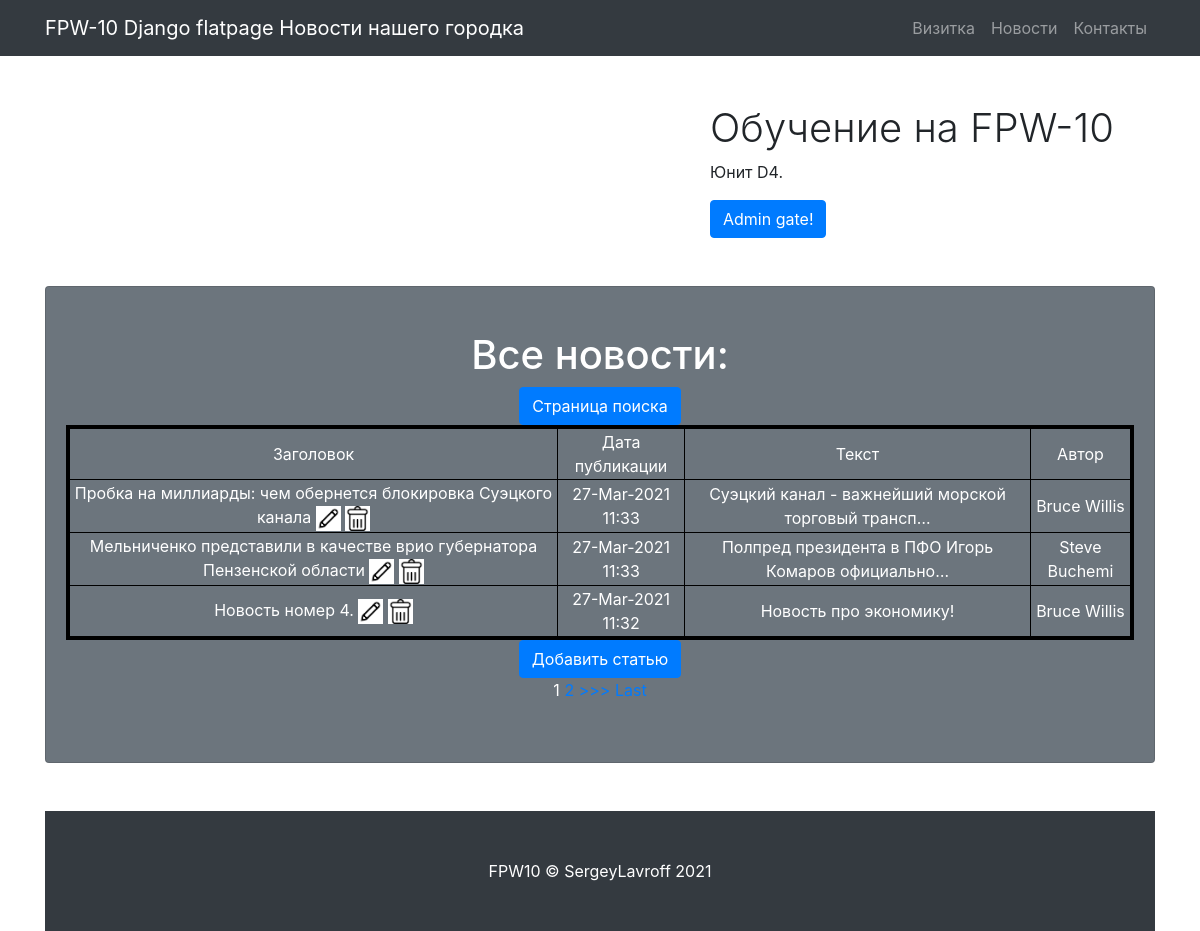
The page /news/ (signed in) on the database as committed earlier.
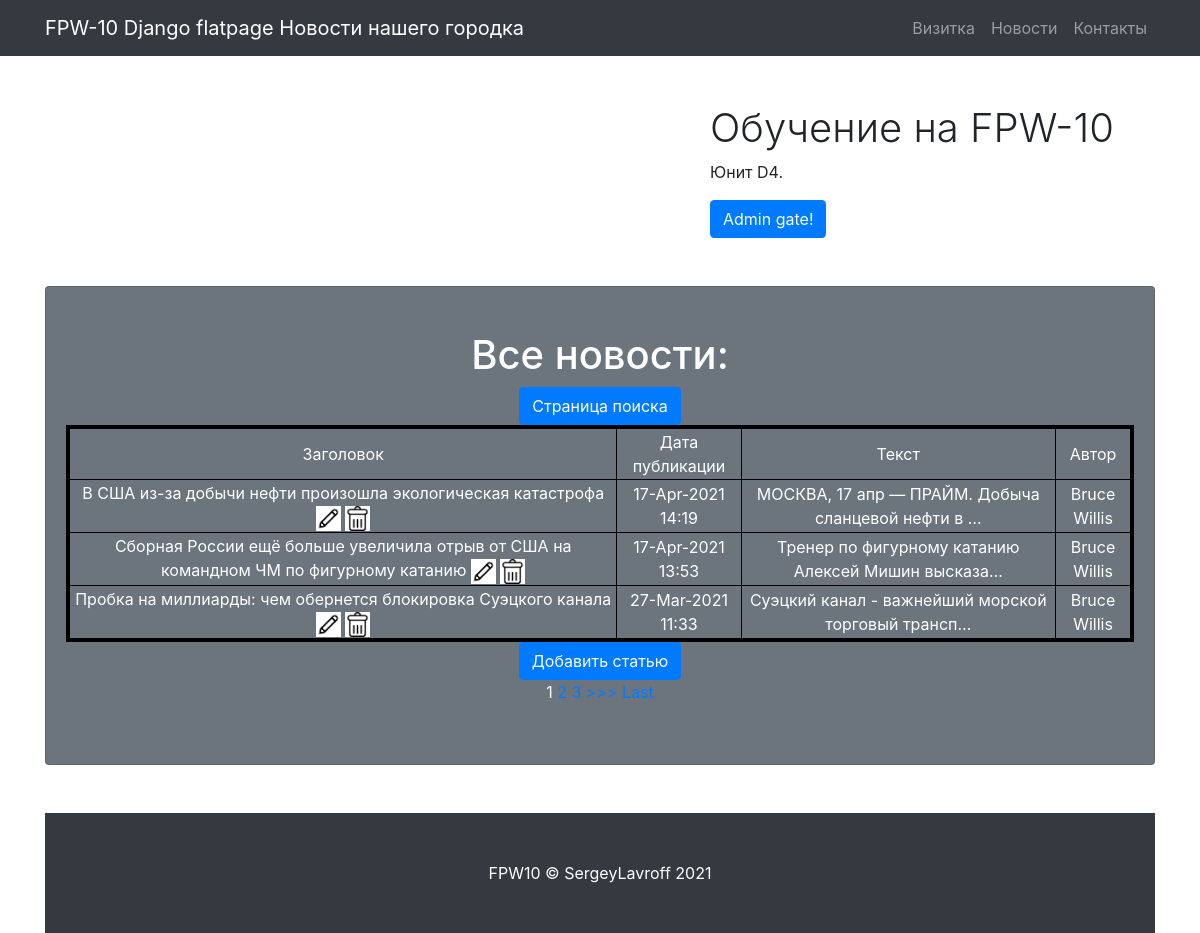
The same page on the database as committed later.
### news/models.py (models this page shows, shortened)
class News(models.Model):
    title = models.CharField(
        max_length=255,
        unique=True,
    )
    creation_date = models.DateTimeField(auto_now_add=True)
    body = models.TextField()
    rating = models.IntegerField(default = 0)
    category = models.ForeignKey(
        to='Category',
        on_delete=models.CASCADE,
        related_name='news',)
    author = models.ForeignKey(
        to='Author',
        on_delete=models.CASCADE,
        related_name='news',)

class Author(models.Model):
    name = models.CharField(max_length=100, unique=True)
    def __str__(self):
        return f'{self.name.title()}'

### news/views.py (the view)
# urls.py: path('', cache_page(60)(NewsList.as_view()), name='start'),
class NewsList(LoginRequiredMixin, ListView):
    model = News
    template_name = 'news/news.html'
    context_object_name = 'news'
    ordering = ['-creation_date']
    paginate_by = 3

### news/templatetags/custom_filters.py (called while the page is built)
@register.filter(name='censor')
def censor(value):
    if isinstance(value, str):
        repl = ''
        for word in value.split():
            for pattern in PATTERN_1:
                if re.search(pattern, word.strip('.,;:?!-').lower()):
                    repl += '&%!%@' + ' '
                    break
            else:
                repl += word + ' '
        return str(repl)
    else:
        raise ValueError('Цензор обрабатывает только строки.')

### templates/news/news.html (shortened to what this page needs)
{% extends 'flatpages/default.html' %}
{% load static %}
{% load custom_filters %}
{% block title %}
Новости нашего городка
{% endblock title %}
{% block content %}
<h1>Все новости:</h1>
<a class="btn btn-primary" href="/news/search"> Страница поиска </a>
 {% if news %}
         <table bordercolor="black" border="4" width="100%">
            <tr>
                <td>
                    Заголовок
                </td>
                <td>
                    Дата публикации
                </td>
                <td>
                    Текст
                </td>
                <td>
                    Автор
                </td>
            </tr>
             {% for article in news|dictsortreversed:"creation_date" %}
             <tr>
                <td>
                    <a href="{% url 'article' article.id %}" style="color:white;">{{ article.title|censor }}</a>
                    <a href="{% url 'article_edit' article.id %}" style="color:white;">
                        <img border="0" alt="Редактировать" src="{% static 'edit.png' %}" width="25" height="25">
                    </a>
                    <a href="{% url 'article_delete' article.id %}" style="color:white;">
                        <img border="0" alt="Удалить" src="{% static 'delete.png' %}" width="25" height="25">
                    </a>
                </td>
                 <td>
                    {{ article.creation_date|date:'d-M-Y H:i' }}
                </td>
                <td>
                    {{ article.body|truncatechars:50|censor }}
                </td>
                 <td>
                    {{ article.author }}
                </td>
            </tr>
             {% endfor %}
        </table>
    {% else %}
        <h2> Нет новостей! </h2>
    {% endif %}
<a class="btn btn-primary" href="{% url 'article_create' %}">Добавить статью</a> <br>
{% if is_paginated %}
    {% for num in page_obj.paginator.page_range %}
        {% if page_obj.number == num %}
            <a>{{ num }}</a>
        {% elif num > page_obj.number|add:'-3' and num < page_obj.number|add:'3' %}
            <a href="?page={{ num }}">{{ num }}</a>
        {% endif %}
    {% endfor %}
    {% if page_obj.has_next %}
        <a href="?page={{ page_obj.next_page_number }}">>>></a>
        <a href="?page={{ page_obj.paginator.num_pages }}">Last</a>
    {% endif %}
{% endif %}
{% endblock content %}

Rows that differ between the two databases and show on the page:
no longer on this page (row unchanged): News: title|censor "Мельниченко представили в качестве врио губернатора Пензенской области", creation_date "27-Mar-2021 11:33", body|censor "Полпред президента в ПФО Игорь Комаров официально…", author "Steve Buchemi"
no longer on this page (row unchanged): News: title|censor "Новость номер 4.", creation_date "27-Mar-2021 11:32", body|censor "Новость про экономику!", author "Bruce Willis"
added News: title|censor "В США из-за добычи нефти произошла экологическая катастрофа", creation_date "17-Apr-2021 14:19", body|censor "МОСКВА, 17 апр — ПРАЙМ. Добыча сланцевой нефти в …", author "Bruce Willis"
added News: title|censor "Сборная России ещё больше увеличила отрыв от США на командном ЧМ по фигурному катанию", creation_date "17-Apr-2021 13:53", body|censor "Тренер по фигурному катанию Алексей Мишин высказа…", author "Bruce Willis"
